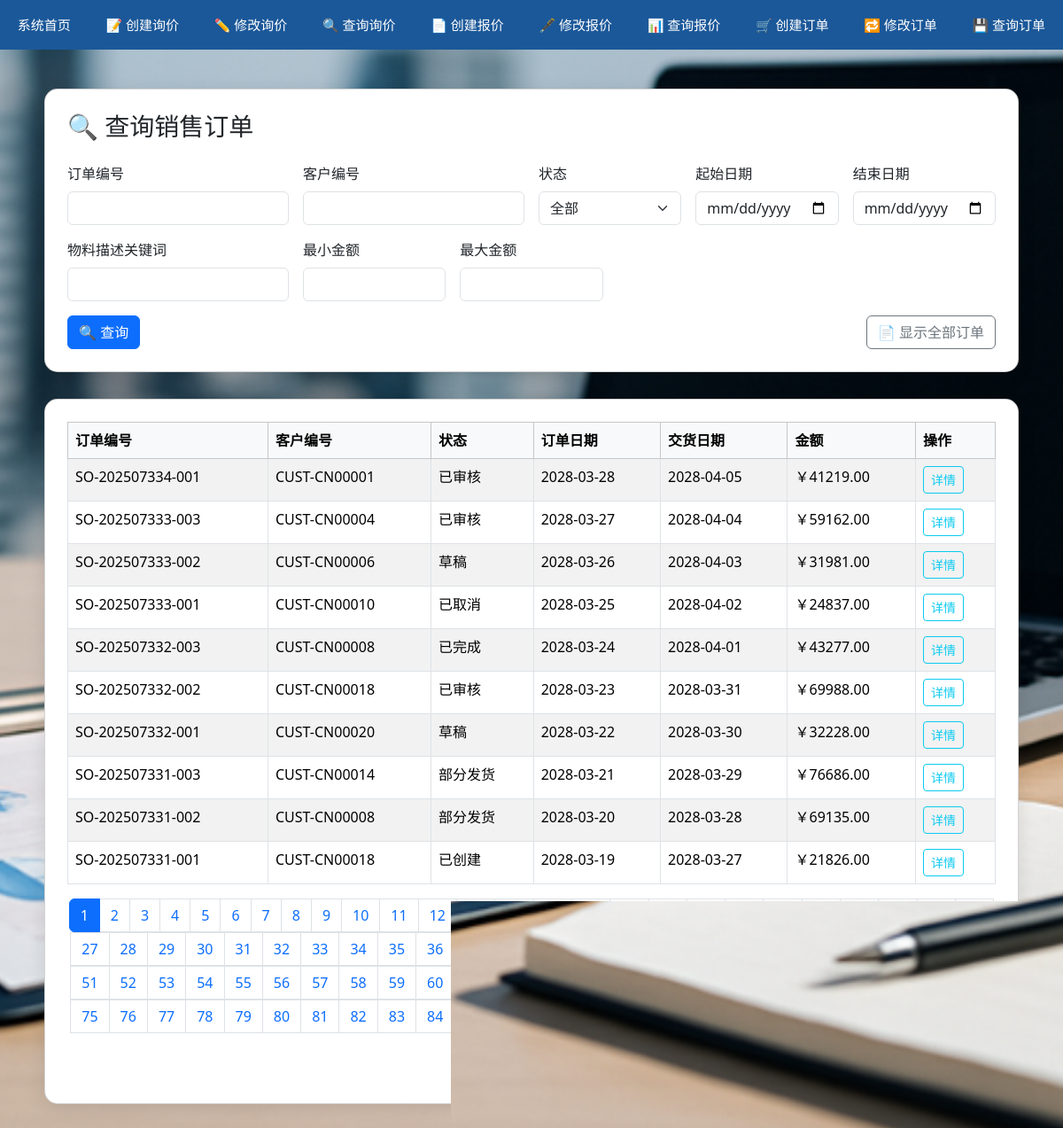
Screenshot of /order/query-order with the database file from the repository.
### order/models.py (models this page shows)
class SalesOrder(db.Model):
    __tablename__ = 'SalesOrder'
    sales_order_id = db.Column(db.String(255), primary_key=True)
    customer_id = db.Column(db.String(255), nullable=False)
    quotation_id = db.Column(db.String(255))
    order_date = db.Column(db.DateTime, nullable=False)
    required_delivery_date = db.Column(db.Date, nullable=False)
    status = db.Column(db.String(255))
    total_amount = db.Column(db.Numeric, nullable=False)
    credit_check_result = db.Column(db.String(255))
    remarks = db.Column(db.String(255))
    items = db.relationship('OrderItem', backref='order', lazy=True, cascade="all, delete-orphan")

### order/views.py (the view)
@order_bp.route('/query-order', methods=['GET', 'POST'])
def query_order():
    page = int(request.args.get('page', 1))
    per_page = 10
    form = request.form if request.method == 'POST' else request.args
    show_all = form.get('show_all') == '1'
    query = SalesOrder.query.options(joinedload(SalesOrder.items))
    if not show_all:
        if form.get('sales_order_id'):
            query = query.filter(SalesOrder.sales_order_id.like(f"%{form.get('sales_order_id')}%"))
        if form.get('customer_id'):
            query = query.filter(SalesOrder.customer_id.like(f"%{form.get('customer_id')}%"))
        if form.get('status') and form.get('status') != '全部':
            query = query.filter(SalesOrder.status == form.get('status'))
        if form.get('date_from'):
            query = query.filter(SalesOrder.order_date >= form.get('date_from'))
        if form.get('date_to'):
            query = query.filter(SalesOrder.order_date <= form.get('date_to'))
        if form.get('min_total'):
            query = query.filter(SalesOrder.total_amount >= float(form.get('min_total')))
        if form.get('max_total'):
            query = query.filter(SalesOrder.total_amount <= float(form.get('max_total')))
        if form.get('material_keyword'):
            query = query.join(SalesOrder.items).join(OrderItem.material).filter(
                Material.description.ilike(f"%{form.get('material_keyword')}%")
            ).distinct()
    total = query.count()
    orders = query.order_by(SalesOrder.order_date.desc()).offset((page - 1) * per_page).limit(per_page).all()
    total_pages = ceil(total / per_page)
    return render_template('order/query_order.html',
                           orders=orders,
                           page=page,
                           total_pages=total_pages,
                           form_data=form)

### templates/order/query_order.html (shortened to what this page needs)
<!DOCTYPE html>
<html lang="zh">
<head>
  <link href="https://cdn.jsdelivr.net/npm/bootstrap@5.3.3/dist/css/bootstrap.min.css" rel="stylesheet">
</head>
<body>
 <nav style="position: fixed; top: 0; left: 0; right: 0; height: 56px; background: #1b5899; color: white; display: flex; align-items: center; justify-content: space-around; z-index: 9999; font-family: 'Segoe UI', sans-serif; font-size: 15px;">
  <a href="/dashboard" style="color: white; text-decoration: none;">系统首页</a>
  <a href="/order/create-inquiry" style="color: white; text-decoration: none;">📝 创建询价</a>
  <a href="/order/edit-inquiry" style="color: white; text-decoration: none;">✏️ 修改询价</a>
  <a href="/order/query-inquiry" style="color: white; text-decoration: none;">🔍 查询询价</a>
  <a href="/order/create-quote" style="color: white; text-decoration: none;">📄 创建报价</a>
  <a href="/order/edit-quote" style="color: white; text-decoration: none;">🖋️ 修改报价</a>
  <a href="/order/query-quote" style="color: white; text-decoration: none;">📊 查询报价</a>
  <a href="/order/create-order" style="color: white; text-decoration: none;">🛒 创建订单</a>
  <a href="/order/edit-order" style="color: white; text-decoration: none;">🔁 修改订单</a>
  <a href="/order/query-order" style="color: white; text-decoration: none;">💾 查询订单</a>
</nav>
<div class="container">
  <div class="card">
    <h3 class="mb-4">🔍 查询销售订单</h3>
    <form method="POST" class="row g-3">
      <div class="col-md-3">
        <label class="form-label">订单编号</label>
        <input type="text" name="sales_order_id" value="{{ form_data.sales_order_id or '' }}" class="form-control">
      </div>
      <div class="col-md-3">
        <label class="form-label">客户编号</label>
        <input type="text" name="customer_id" value="{{ form_data.customer_id or '' }}" class="form-control">
      </div>
      <div class="col-md-2">
        <label class="form-label">状态</label>
        <select name="status" class="form-select">
          <option {% if not form_data.status or form_data.status == '全部' %}selected{% endif %}>全部</option>
        </select>
      </div>
      <div class="col-md-2">
        <label class="form-label">起始日期</label>
        <input type="date" name="date_from" value="{{ form_data.date_from or '' }}" class="form-control">
      </div>
      <div class="col-md-2">
        <label class="form-label">结束日期</label>
        <input type="date" name="date_to" value="{{ form_data.date_to or '' }}" class="form-control">
      </div>
      <div class="col-md-3">
        <label class="form-label">物料描述关键词</label>
        <input type="text" name="material_keyword" value="{{ form_data.material_keyword or '' }}" class="form-control">
      </div>
      <div class="col-md-2">
        <label class="form-label">最小金额</label>
        <input type="number" step="0.01" name="min_total" value="{{ form_data.min_total or '' }}" class="form-control">
      </div>
      <div class="col-md-2">
        <label class="form-label">最大金额</label>
        <input type="number" step="0.01" name="max_total" value="{{ form_data.max_total or '' }}" class="form-control">
      </div>
      <div class="col-12 d-flex justify-content-between">
        <button type="submit" class="btn btn-primary">🔍 查询</button>
        <button type="submit" name="show_all" value="1" class="btn btn-outline-secondary">📄 显示全部订单</button>
      </div>
    </form>
  </div>
  {% if orders is not none %}
    {% if orders %}
      <div class="card mt-4">
        <table class="table table-bordered table-hover table-striped">
          <thead class="table-light">
          <tr>
            <th>订单编号</th>
            <th>客户编号</th>
            <th>状态</th>
            <th>订单日期</th>
            <th>交货日期</th>
            <th>金额</th>
            <th>操作</th>
          </tr>
          </thead>
          <tbody>
          {% for order in orders %}
            <tr>
              <td>{{ order.sales_order_id }}</td>
              <td>{{ order.customer_id }}</td>
              <td>{{ order.status }}</td>
              <td>{{ order.order_date.strftime('%Y-%m-%d') }}</td>
              <td>{{ order.required_delivery_date.strftime('%Y-%m-%d') }}</td>
              <td>￥{{ '%.2f' % order.total_amount }}</td>
              <td>
                <a href="{{ url_for('order.order_detail', sales_order_id=order.sales_order_id) }}" class="btn btn-sm btn-outline-info">详情</a>
              </td>
            </tr>
          {% endfor %}
          </tbody>
        </table>
        <nav>
         <nav>
          <ul class="pagination justify-content-center flex-wrap">
            {% for p in range(1, total_pages + 1) %}
              <li class="page-item {% if p == page %}active{% endif %}">
                <a class="page-link"
                   href="{{ url_for('order.query_order', page=p,
                     sales_order_id=form_data.sales_order_id,
                     customer_id=form_data.customer_id,
                     status=form_data.status,
                     date_from=form_data.date_from,
                     date_to=form_data.date_to,
                     material_keyword=form_data.material_keyword,
                     min_total=form_data.min_total,
                     max_total=form_data.max_total,
                     show_all='1' if request.form.get('show_all') or request.args.get('show_all') else '') }}">{{ p }}</a>
              </li>
            {% endfor %}
          </ul>
        </nav>
      </div>
    {% else %}
      <div class="alert alert-warning mt-4">⚠️ 没有找到符合条件的订单。</div>
    {% endif %}
  {% endif %}
</div>
</body>
</html>

### templates/order/query_order.html (style rules this page uses)
body { padding-top: 70px; background: url('/static/order_background.png') no-repeat center center fixed; background-size: cover; font-family: 'Segoe UI', sans-serif; }
.card { max-width: 1100px; margin: 30px auto; border-radius: 15px; box-shadow: 0 4px 20px rgba(0,0,0,0.1); padding: 25px; }
.table-striped > tbody > tr:nth-child(odd) { background-color: #f9f9f9; }

### rows the page displays
SalesOrder: sales_order_id "SO-202507334-001", customer_id "CUST-CN00001", status "已审核", order_date "2028-03-28", required_delivery_date "2028-04-05", total_amount "41219.00"
SalesOrder: sales_order_id "SO-202507333-003", customer_id "CUST-CN00004", status "已审核", order_date "2028-03-27", required_delivery_date "2028-04-04", total_amount "59162.00"
SalesOrder: sales_order_id "SO-202507333-002", customer_id "CUST-CN00006", status "草稿", order_date "2028-03-26", required_delivery_date "2028-04-03", total_amount "31981.00"
SalesOrder: sales_order_id "SO-202507333-001", customer_id "CUST-CN00010", status "已取消", order_date "2028-03-25", required_delivery_date "2028-04-02", total_amount "24837.00"
SalesOrder: sales_order_id "SO-202507332-003", customer_id "CUST-CN00008", status "已完成", order_date "2028-03-24", required_delivery_date "2028-04-01", total_amount "43277.00"
SalesOrder: sales_order_id "SO-202507332-002", customer_id "CUST-CN00018", status "已审核", order_date "2028-03-23", required_delivery_date "2028-03-31", total_amount "69988.00"
SalesOrder: sales_order_id "SO-202507332-001", customer_id "CUST-CN00020", status "草稿", order_date "2028-03-22", required_delivery_date "2028-03-30", total_amount "32228.00"
SalesOrder: sales_order_id "SO-202507331-003", customer_id "CUST-CN00014", status "部分发货", order_date "2028-03-21", required_delivery_date "2028-03-29", total_amount "76686.00"
SalesOrder: sales_order_id "SO-202507331-002", customer_id "CUST-CN00008", status "部分发货", order_date "2028-03-20", required_delivery_date "2028-03-28", total_amount "69135.00"
SalesOrder: sales_order_id "SO-202507331-001", customer_id "CUST-CN00018", status "已创建", order_date "2028-03-19", required_delivery_date "2028-03-27", total_amount "21826.00"

### other values shown
{{ p }} "1" "2" "3" "4" "5" "6" "7" "8" "9" "10" "11" "12" "13" "14" "15" "16" "25" "26" "27" "28" "29" "30" "31" "32" "33" "34" "35" "36" "39" "40" "47" "48" "49" "50" "51" "52" "53" "54" "55" "56" "57" "58" "59" "60" "61" "62" "63" "64" "66" "67" "70" "71" "72" "73" "75" "76" "77" "78" "79" "80" "81" "82" "83" "84" "85" "86" "87" "88" "89" "90" "91" "92" "93" "94" "95"
